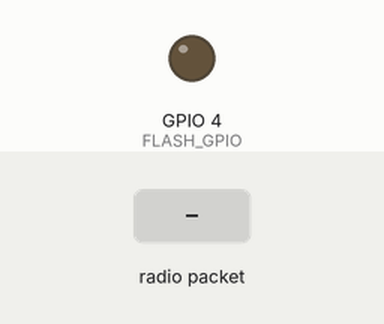
Recording of a sketch running on a simulated ESP32. Parts: output pins drawn as LEDs (lit = HIGH). Inputs (shaded band) come from the test bench. WiFi joins after 1.5 s; servers stay silent unless stated; uploads are accepted with an empty reply; the camera gives no picture; what the sketch prints to the serial monitor is not drawn.

Above: at 1.5 s.
1.6 s: radio packet "TAKE_PICTURE" arrives
At 3.7 s:
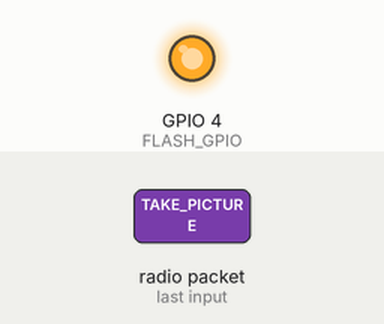
4.6 s: radio packet "1" arrives
Timing chart, 0 to 7.6 s (numbered marks = the images above; inputs shaded):
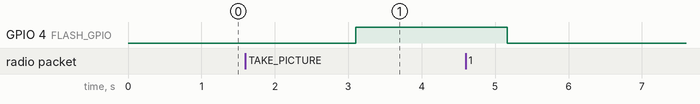

Measured:
- after the input at 1.6 s, GPIO 4 (FLASH_GPIO): LOW → HIGH after 1.5 s

The sketch:

CameraWebServer.ino
```cpp
#include "esp_camera.h"
#include <WiFi.h>
#include <esp_now.h>
#include <HTTPClient.h>
#include <esp_wifi.h> // Required for setting the channel

// --- ADDED: Define a shared Wi-Fi channel ---
#define WIFI_CHANNEL 1

#include "board_config.h"

// ================================================================
// IMPORTANT: Fill in your Wi-Fi network credentials here
// ================================================================
const char* ssid = "BVICAM";
const char* password = "bvp@2002";

// Your Python server's IP address
const char* server_ip = "172.16.2.34";
const int server_port = 5000;

// Flash GPIO
#define FLASH_GPIO 4

// Global flag to trigger picture taking, 'volatile' is important here
volatile bool takePicture = false;

// ================================================================
// CORRECTED: The OnDataRecv function signature has been updated
// to match what your newer ESP32 library version requires.
// ================================================================
void OnDataRecv(const esp_now_recv_info * info, const uint8_t *incomingData, int len) {
  char receivedMessage[len + 1];
  memcpy(receivedMessage, incomingData, len);
  receivedMessage[len] = '\0'; // Null-terminate the string

  Serial.print("Message received from sender: ");
  Serial.println(receivedMessage);

  // Check if the message is our trigger command
  if (strcmp(receivedMessage, "TAKE_PICTURE") == 0) {
    takePicture = true; // Set the flag to take a picture
  }
}

// Function prototype for sending the picture
void sendPicture(camera_fb_t * fb);

void setup() {
  Serial.begin(115200);
  pinMode(FLASH_GPIO, OUTPUT);

  // --- Initialize ESP-NOW as a receiver ---
  WiFi.mode(WIFI_STA);

  // Set the Wi-Fi channel to match the sender
  esp_wifi_set_channel(WIFI_CHANNEL, WIFI_SECOND_CHAN_NONE);

  if (esp_now_init() != ESP_OK) {
    Serial.println("Error initializing ESP-NOW");
    return;
  }
  // Register the receiving callback function
  esp_now_register_recv_cb(OnDataRecv);
  Serial.println("--- ESP-NOW Initialized. Waiting for trigger... ---");


  // --- Camera Initialization (using your proven settings) ---
  camera_config_t config;
  config.ledc_channel = LEDC_CHANNEL_0;
  config.ledc_timer = LEDC_TIMER_0;
  config.pin_d0 = Y2_GPIO_NUM;
  config.pin_d1 = Y3_GPIO_NUM;
  config.pin_d2 = Y4_GPIO_NUM;
  config.pin_d3 = Y5_GPIO_NUM;
  config.pin_d4 = Y6_GPIO_NUM;
  config.pin_d5 = Y7_GPIO_NUM;
  config.pin_d6 = Y8_GPIO_NUM;
  config.pin_d7 = Y9_GPIO_NUM;
  config.pin_xclk = XCLK_GPIO_NUM;
  config.pin_pclk = PCLK_GPIO_NUM;
  config.pin_vsync = VSYNC_GPIO_NUM;
  config.pin_href = HREF_GPIO_NUM;
  config.pin_sccb_sda = SIOD_GPIO_NUM;
  config.pin_sccb_scl = SIOC_GPIO_NUM;
  config.pin_pwdn = PWDN_GPIO_NUM;
  config.pin_reset = RESET_GPIO_NUM;
  config.xclk_freq_hz = 20000000;
  config.frame_size = FRAMESIZE_UXGA;
  config.pixel_format = PIXFORMAT_JPEG;
  config.grab_mode = CAMERA_GRAB_WHEN_EMPTY;
  config.fb_location = CAMERA_FB_IN_PSRAM;
  config.jpeg_quality = 8;
  config.fb_count = 1;

  if (psramFound()) {
    config.fb_count = 2;
    config.grab_mode = CAMERA_GRAB_LATEST;
  } else {
    config.frame_size = FRAMESIZE_SVGA;
    config.fb_location = CAMERA_FB_IN_DRAM;
  }

  esp_err_t err = esp_camera_init(&config);
  if (err != ESP_OK) {
    Serial.printf("Camera init failed with error 0x%x", err);
    return;
  }
  sensor_t *s = esp_camera_sensor_get();
  s->set_framesize(s, FRAMESIZE_VGA);
  s->set_vflip(s, 1);
  s->set_hmirror(s, 1);
  s->set_awb_gain(s, 1);
  s->set_exposure_ctrl(s, 1);
  s->set_brightness(s, 2);
  s->set_contrast(s, 2);
  Serial.println("--- Camera Initialized ---");
}

void loop() {
  // The main loop only checks if it has been told to take a picture
  if (takePicture) {

    // --- Connect to Wi-Fi to send the image ---
    WiFi.begin(ssid, password);
    Serial.print("WiFi connecting");
    int retries = 0;
    while (WiFi.status() != WL_CONNECTED && retries < 20) { // Retry for 10 seconds
      delay(500);
      Serial.print(".");
      retries++;
    }

    if (WiFi.status() == WL_CONNECTED){
      Serial.println("\nWiFi connected");

      // --- Take and Send Picture ---
      Serial.println("Trigger received! Taking a picture...");
      digitalWrite(FLASH_GPIO, HIGH);
      delay(2000); // Wait 2s for camera to adjust
      camera_fb_t * fb = esp_camera_fb_get();
      digitalWrite(FLASH_GPIO, LOW);

      if (!fb) {
        Serial.println("Failed to capture image");
      } else {
        Serial.printf("Picture taken! Size: %zu bytes\n", fb->len);
        sendPicture(fb);
        esp_camera_fb_return(fb);
      }
    } else {
      Serial.println("\nFailed to connect to WiFi.");
    }

    // --- Disconnect from Wi-Fi to save power ---
    WiFi.disconnect(true);
    WiFi.mode(WIFI_OFF); // Turn off the radio
    Serial.println("WiFi disconnected. Returning to standby.");

    takePicture = false; // Reset the flag and wait for the next trigger
  }

  // Do nothing and wait for the next trigger
  delay(100);
}

void sendPicture(camera_fb_t * fb) {
  if (WiFi.status() == WL_CONNECTED) {
    HTTPClient http;
    String serverUrl = "http://" + String(server_ip) + ":" + String(server_port) + "/classify";

    http.begin(serverUrl);
    http.addHeader("Content-Type", "image/jpeg");
    http.setTimeout(25000); // 25 second timeout

    Serial.println("Sending image to server...");
    int httpResponseCode = http.POST(fb->buf, fb->len);

    if (httpResponseCode > 0) {
      String payload = http.getString();
      Serial.println("--------------------");
      Serial.print("Classification Result: ");
      payload.toUpperCase();
      Serial.println(payload);
      Serial.println("--------------------");
    } else {
      Serial.printf("Error on sending POST: %s\n", http.errorToString(httpResponseCode).c_str());
    }
    http.end();
  } else {
    Serial.println("WiFi not connected for sending");
  }
}
```

board_config.h
```cpp
#ifndef BOARD_CONFIG_H
#define BOARD_CONFIG_H

//
// WARNING!!! PSRAM IC required for UXGA resolution and high JPEG quality
//            Ensure ESP32 Wrover Module or other board with PSRAM is selected
//            Partial images will be transmitted if image exceeds buffer size
//
//            You must select partition scheme from the board menu that has at least 3MB APP space.

// ===================
// Select camera model
// ===================
//#define CAMERA_MODEL_WROVER_KIT // Has PSRAM
// define CAMERA_MODEL_ESP_EYE  // Has PSRAM
//#define CAMERA_MODEL_ESP32S3_EYE // Has PSRAM
//#define CAMERA_MODEL_M5STACK_PSRAM // Has PSRAM
//#define CAMERA_MODEL_M5STACK_V2_PSRAM // M5Camera version B Has PSRAM
//#define CAMERA_MODEL_M5STACK_WIDE // Has PSRAM
//#define CAMERA_MODEL_M5STACK_ESP32CAM // No PSRAM
//#define CAMERA_MODEL_M5STACK_UNITCAM // No PSRAM
//#define CAMERA_MODEL_M5STACK_CAMS3_UNIT  // Has PSRAM
#define CAMERA_MODEL_AI_THINKER // Has PSRAM
//#define CAMERA_MODEL_TTGO_T_JOURNAL // No PSRAM
//#define CAMERA_MODEL_XIAO_ESP32S3 // Has PSRAM
// ** Espressif Internal Boards **
//#define CAMERA_MODEL_ESP32_CAM_BOARD
//#define CAMERA_MODEL_ESP32S2_CAM_BOARD
//#define CAMERA_MODEL_ESP32S3_CAM_LCD
//#define CAMERA_MODEL_DFRobot_FireBeetle2_ESP32S3 // Has PSRAM
//#define CAMERA_MODEL_DFRobot_Romeo_ESP32S3 // Has PSRAM
#include "camera_pins.h"

#endif  // BOARD_CONFIG_H
```

camera_pins.h
```cpp
#if defined(CAMERA_MODEL_WROVER_KIT)
#define PWDN_GPIO_NUM  -1
#define RESET_GPIO_NUM -1
#define XCLK_GPIO_NUM  21
#define SIOD_GPIO_NUM  26
#define SIOC_GPIO_NUM  27

#define Y9_GPIO_NUM    35
#define Y8_GPIO_NUM    34
#define Y7_GPIO_NUM    39
#define Y6_GPIO_NUM    36
#define Y5_GPIO_NUM    19
#define Y4_GPIO_NUM    18
#define Y3_GPIO_NUM    5
#define Y2_GPIO_NUM    4
#define VSYNC_GPIO_NUM 25
#define HREF_GPIO_NUM  23
#define PCLK_GPIO_NUM  22

#elif defined(CAMERA_MODEL_ESP_EYE)
#define PWDN_GPIO_NUM  -1
#define RESET_GPIO_NUM -1
#define XCLK_GPIO_NUM  4
#define SIOD_GPIO_NUM  18
#define SIOC_GPIO_NUM  23

#define Y9_GPIO_NUM    36
#define Y8_GPIO_NUM    37
#define Y7_GPIO_NUM    38
#define Y6_GPIO_NUM    39
#define Y5_GPIO_NUM    35
#define Y4_GPIO_NUM    14
#define Y3_GPIO_NUM    13
#define Y2_GPIO_NUM    34
#define VSYNC_GPIO_NUM 5
#define HREF_GPIO_NUM  27
#define PCLK_GPIO_NUM  25

#define LED_GPIO_NUM 22

#elif defined(CAMERA_MODEL_M5STACK_PSRAM)
#define PWDN_GPIO_NUM  -1
#define RESET_GPIO_NUM 15
#define XCLK_GPIO_NUM  27
#define SIOD_GPIO_NUM  25
#define SIOC_GPIO_NUM  23

#define Y9_GPIO_NUM    19
#define Y8_GPIO_NUM    36
#define Y7_GPIO_NUM    18
#define Y6_GPIO_NUM    39
#define Y5_GPIO_NUM    5
#define Y4_GPIO_NUM    34
#define Y3_GPIO_NUM    35
#define Y2_GPIO_NUM    32
#define VSYNC_GPIO_NUM 22
#define HREF_GPIO_NUM  26
#define PCLK_GPIO_NUM  21

#elif defined(CAMERA_MODEL_M5STACK_V2_PSRAM)
#define PWDN_GPIO_NUM  -1
#define RESET_GPIO_NUM 15
#define XCLK_GPIO_NUM  27
#define SIOD_GPIO_NUM  22
#define SIOC_GPIO_NUM  23

#define Y9_GPIO_NUM    19
#define Y8_GPIO_NUM    36
#define Y7_GPIO_NUM    18
#define Y6_GPIO_NUM    39
#define Y5_GPIO_NUM    5
#define Y4_GPIO_NUM    34
#define Y3_GPIO_NUM    35
#define Y2_GPIO_NUM    32
#define VSYNC_GPIO_NUM 25
#define HREF_GPIO_NUM  26
#define PCLK_GPIO_NUM  21

#elif defined(CAMERA_MODEL_M5STACK_WIDE)
#define PWDN_GPIO_NUM  -1
#define RESET_GPIO_NUM 15
#define XCLK_GPIO_NUM  27
#define SIOD_GPIO_NUM  22
#define SIOC_GPIO_NUM  23

#define Y9_GPIO_NUM    19
#define Y8_GPIO_NUM    36
#define Y7_GPIO_NUM    18
#define Y6_GPIO_NUM    39
#define Y5_GPIO_NUM    5
#define Y4_GPIO_NUM    34
#define Y3_GPIO_NUM    35
#define Y2_GPIO_NUM    32
#define VSYNC_GPIO_NUM 25
#define HREF_GPIO_NUM  26
#define PCLK_GPIO_NUM  21

#define LED_GPIO_NUM 2

#elif defined(CAMERA_MODEL_M5STACK_ESP32CAM)
#define PWDN_GPIO_NUM  -1
#define RESET_GPIO_NUM 15
#define XCLK_GPIO_NUM  27
#define SIOD_GPIO_NUM  25
#define SIOC_GPIO_NUM  23

#define Y9_GPIO_NUM    19
#define Y8_GPIO_NUM    36
#define Y7_GPIO_NUM    18
#define Y6_GPIO_NUM    39
#define Y5_GPIO_NUM    5
#define Y4_GPIO_NUM    34
#define Y3_GPIO_NUM    35
#define Y2_GPIO_NUM    17
#define VSYNC_GPIO_NUM 22
#define HREF_GPIO_NUM  26
#define PCLK_GPIO_NUM  21

#elif defined(CAMERA_MODEL_M5STACK_UNITCAM)
#define PWDN_GPIO_NUM  -1
#define RESET_GPIO_NUM 15
#define XCLK_GPIO_NUM  27
#define SIOD_GPIO_NUM  25
#define SIOC_GPIO_NUM  23

#define Y9_GPIO_NUM    19
#define Y8_GPIO_NUM    36
#define Y7_GPIO_NUM    18
#define Y6_GPIO_NUM    39
#define Y5_GPIO_NUM    5
#define Y4_GPIO_NUM    34
#define Y3_GPIO_NUM    35
#define Y2_GPIO_NUM    32
#define VSYNC_GPIO_NUM 22
#define HREF_GPIO_NUM  26
#define PCLK_GPIO_NUM  21

#elif defined(CAMERA_MODEL_M5STACK_CAMS3_UNIT)
#define PWDN_GPIO_NUM  -1
#define RESET_GPIO_NUM 21
#define XCLK_GPIO_NUM  11
#define SIOD_GPIO_NUM  17
#define SIOC_GPIO_NUM  41

#define Y9_GPIO_NUM    13
#define Y8_GPIO_NUM    4
#define Y7_GPIO_NUM    10
#define Y6_GPIO_NUM    5
#define Y5_GPIO_NUM    7
#define Y4_GPIO_NUM    16
#define Y3_GPIO_NUM    15
#define Y2_GPIO_NUM    6
#define VSYNC_GPIO_NUM 42
#define HREF_GPIO_NUM  18
#define PCLK_GPIO_NUM  12

#define LED_GPIO_NUM 14

#elif defined(CAMERA_MODEL_AI_THINKER)
#define PWDN_GPIO_NUM  32
#define RESET_GPIO_NUM -1
#define XCLK_GPIO_NUM  0
#define SIOD_GPIO_NUM  26
#define SIOC_GPIO_NUM  27

#define Y9_GPIO_NUM    35
#define Y8_GPIO_NUM    34
#define Y7_GPIO_NUM    39
#define Y6_GPIO_NUM    36
#define Y5_GPIO_NUM    21
#define Y4_GPIO_NUM    19
#define Y3_GPIO_NUM    18
#define Y2_GPIO_NUM    5
#define VSYNC_GPIO_NUM 25
#define HREF_GPIO_NUM  23
#define PCLK_GPIO_NUM  22

// 4 for flash led or 33 for normal led
#define LED_GPIO_NUM   4

#elif defined(CAMERA_MODEL_TTGO_T_JOURNAL)
#define PWDN_GPIO_NUM  0
#define RESET_GPIO_NUM 15
#define XCLK_GPIO_NUM  27
#define SIOD_GPIO_NUM  25
#define SIOC_GPIO_NUM  23

#define Y9_GPIO_NUM    19
#define Y8_GPIO_NUM    36
#define Y7_GPIO_NUM    18
#define Y6_GPIO_NUM    39
#define Y5_GPIO_NUM    5
#define Y4_GPIO_NUM    34
#define Y3_GPIO_NUM    35
#define Y2_GPIO_NUM    17
#define VSYNC_GPIO_NUM 22
#define HREF_GPIO_NUM  26
#define PCLK_GPIO_NUM  21

#elif defined(CAMERA_MODEL_XIAO_ESP32S3)
#define PWDN_GPIO_NUM  -1
#define RESET_GPIO_NUM -1
#define XCLK_GPIO_NUM  10
#define SIOD_GPIO_NUM  40
#define SIOC_GPIO_NUM  39

#define Y9_GPIO_NUM    48
#define Y8_GPIO_NUM    11
#define Y7_GPIO_NUM    12
#define Y6_GPIO_NUM    14
#define Y5_GPIO_NUM    16
#define Y4_GPIO_NUM    18
#define Y3_GPIO_NUM    17
#define Y2_GPIO_NUM    15
#define VSYNC_GPIO_NUM 38
#define HREF_GPIO_NUM  47
#define PCLK_GPIO_NUM  13

#elif defined(CAMERA_MODEL_ESP32_CAM_BOARD)
// The 18 pin header on the board has Y5 and Y3 swapped
#define USE_BOARD_HEADER 0
#define PWDN_GPIO_NUM    32
#define RESET_GPIO_NUM   33
#define XCLK_GPIO_NUM    4
#define SIOD_GPIO_NUM    18
#define SIOC_GPIO_NUM    23

#define Y9_GPIO_NUM 36
#define Y8_GPIO_NUM 19
#define Y7_GPIO_NUM 21
#define Y6_GPIO_NUM 39
#if USE_BOARD_HEADER
#define Y5_GPIO_NUM 13
#else
#define Y5_GPIO_NUM 35
#endif
#define Y4_GPIO_NUM 14
#if USE_BOARD_HEADER
#define Y3_GPIO_NUM 35
#else
#define Y3_GPIO_NUM 13
#endif
#define Y2_GPIO_NUM    34
#define VSYNC_GPIO_NUM 5
#define HREF_GPIO_NUM  27
#define PCLK_GPIO_NUM  25

#elif defined(CAMERA_MODEL_ESP32S3_CAM_LCD)
#define PWDN_GPIO_NUM  -1
#define RESET_GPIO_NUM -1
#define XCLK_GPIO_NUM  40
#define SIOD_GPIO_NUM  17
#define SIOC_GPIO_NUM  18

#define Y9_GPIO_NUM    39
#define Y8_GPIO_NUM    41
#define Y7_GPIO_NUM    42
#define Y6_GPIO_NUM    12
#define Y5_GPIO_NUM    3
#define Y4_GPIO_NUM    14
#define Y3_GPIO_NUM    47
#define Y2_GPIO_NUM    13
#define VSYNC_GPIO_NUM 21
#define HREF_GPIO_NUM  38
#define PCLK_GPIO_NUM  11

#elif defined(CAMERA_MODEL_ESP32S2_CAM_BOARD)
// The 18 pin header on the board has Y5 and Y3 swapped
#define USE_BOARD_HEADER 0
#define PWDN_GPIO_NUM    1
#define RESET_GPIO_NUM   2
#define XCLK_GPIO_NUM    42
#define SIOD_GPIO_NUM    41
#define SIOC_GPIO_NUM    18

#define Y9_GPIO_NUM 16
#define Y8_GPIO_NUM 39
#define Y7_GPIO_NUM 40
#define Y6_GPIO_NUM 15
#if USE_BOARD_HEADER
#define Y5_GPIO_NUM 12
#else
#define Y5_GPIO_NUM 13
#endif
#define Y4_GPIO_NUM 5
#if USE_BOARD_HEADER
#define Y3_GPIO_NUM 13
#else
#define Y3_GPIO_NUM 12
#endif
#define Y2_GPIO_NUM    14
#define VSYNC_GPIO_NUM 38
#define HREF_GPIO_NUM  4
#define PCLK_GPIO_NUM  3

#elif defined(CAMERA_MODEL_ESP32S3_EYE)
#define PWDN_GPIO_NUM  -1
#define RESET_GPIO_NUM -1
#define XCLK_GPIO_NUM  15
#define SIOD_GPIO_NUM  4
#define SIOC_GPIO_NUM  5

#define Y2_GPIO_NUM 11
#define Y3_GPIO_NUM 9
#define Y4_GPIO_NUM 8
#define Y5_GPIO_NUM 10
#define Y6_GPIO_NUM 12
#define Y7_GPIO_NUM 18
#define Y8_GPIO_NUM 17
#define Y9_GPIO_NUM 16

#define VSYNC_GPIO_NUM 6
#define HREF_GPIO_NUM  7
#define PCLK_GPIO_NUM  13

#elif defined(CAMERA_MODEL_DFRobot_FireBeetle2_ESP32S3) || defined(CAMERA_MODEL_DFRobot_Romeo_ESP32S3)
#define PWDN_GPIO_NUM  -1
#define RESET_GPIO_NUM -1
#define XCLK_GPIO_NUM  45
#define SIOD_GPIO_NUM  1
#define SIOC_GPIO_NUM  2

#define Y9_GPIO_NUM    48
#define Y8_GPIO_NUM    46
#define Y7_GPIO_NUM    8
#define Y6_GPIO_NUM    7
#define Y5_GPIO_NUM    4
#define Y4_GPIO_NUM    41
#define Y3_GPIO_NUM    40
#define Y2_GPIO_NUM    39
#define VSYNC_GPIO_NUM 6
#define HREF_GPIO_NUM  42
#define PCLK_GPIO_NUM  5

#else
#error "Camera model not selected"
#endif
```
